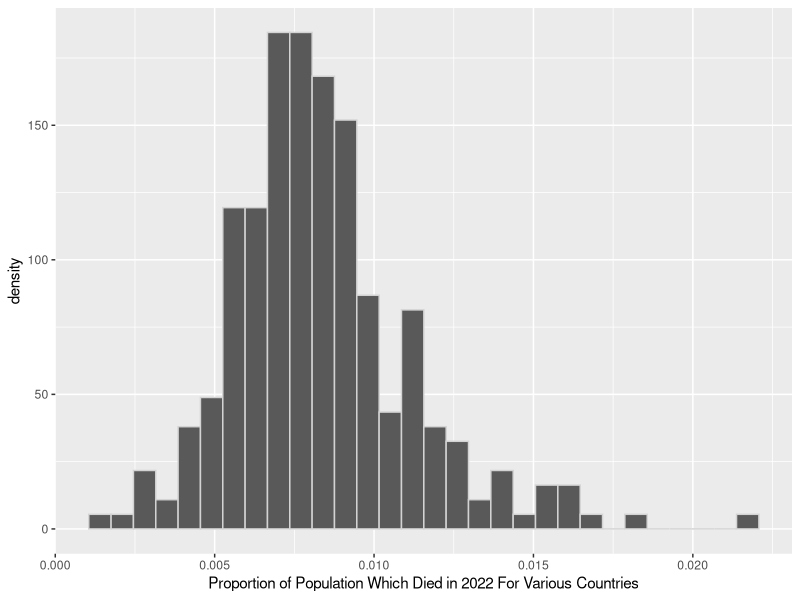
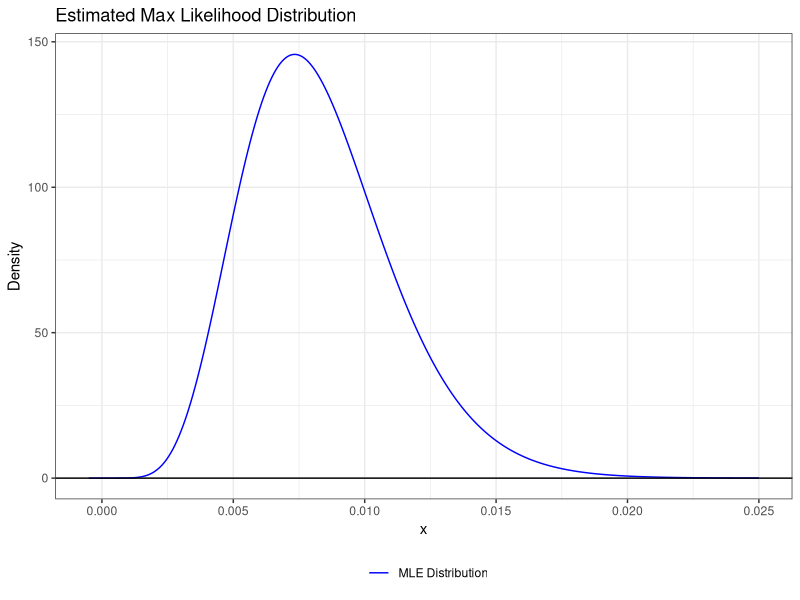
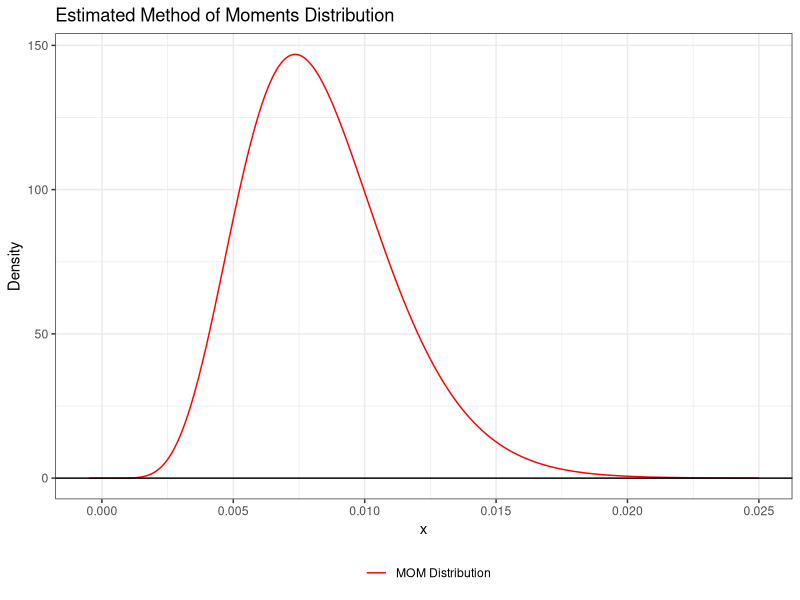
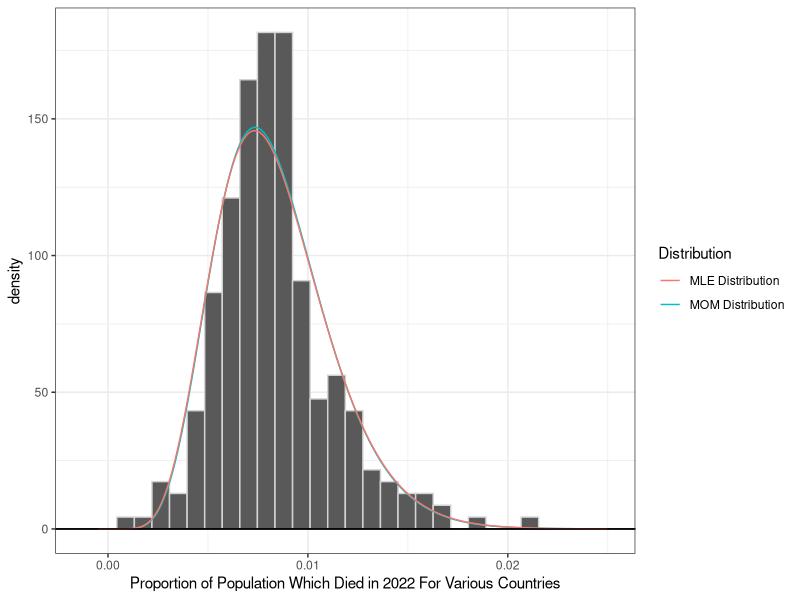
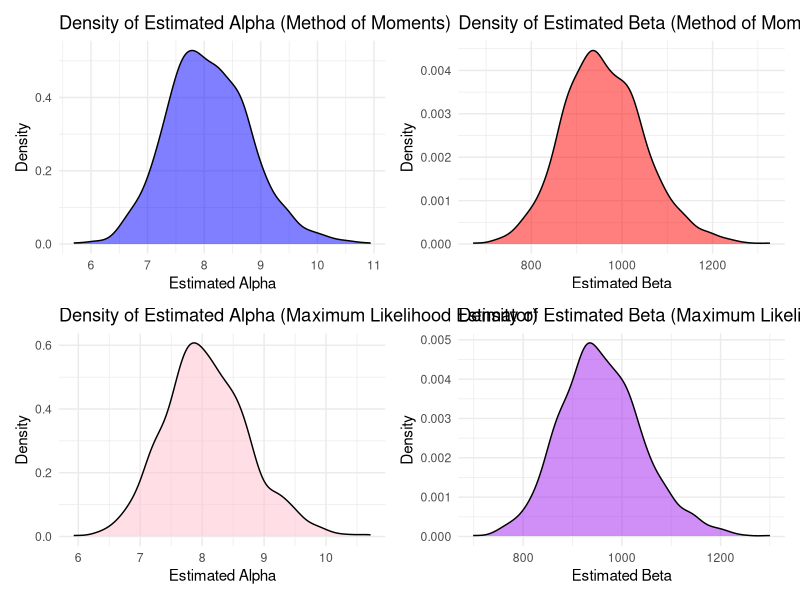

Reproduce these figures in R, in order.
########################################################################################################
#LAB 8
########################################################################################################

#Task 6: Collect and Clean Data:
library(tidyverse)

#Read in world bank data csv
world_bank_data <- read_csv("World_Bank_Data.csv") 

#Isolate 2022 Data
world_bank_data_2022 <- world_bank_data["2022"] |>
  #Divide by 1000 to Death rate per 1000 citizens
  mutate(`2022` = `2022`/1000) |>
  #Rename 2022 column
  rename("Percent_Died" = "2022")

#Task 7: What are alpha and beta:

###################
# MOM (Method of Moments)
# Copied and Adapted  From rcode-lecture14
###################
library(nleqslv)

MOM.beta<- function(data, par){
  alpha <- par[1]
  beta <- par[2]
    
  EX <- alpha/(alpha+beta)
  EX2 <- (((alpha+1)*alpha))/((alpha+beta+1)*(alpha+beta))
  m1 <- mean(data, na.rm=TRUE)
  m2 <- mean(data^2, na.rm=TRUE)
  
  return(c(EX-m1, EX2-m2)) 
}

(MOMs <- nleqslv(x = c(1,1), 
        fn = MOM.beta,
        data= world_bank_data_2022$'Percent_Died'))

alpha.hat.mom <- MOMs$x[1]
beta.hat.mom <- MOMs$x[2]

###################
# MLE (Maximum Likelihood Estimator)
# Copied and Adapted From rcode-lecture14
###################
llbeta <- function(data, par, neg=FALSE){
  alpha <- par[1]
  beta <- par[2]
  loglik <- sum(log(dbeta(x=data, shape1 = alpha, shape2 = beta)), na.rm=TRUE)
  
  return(ifelse(neg, -loglik, loglik))
}

(mles <- optim(par = c(1,1),
               fn = llbeta,
               data= world_bank_data_2022$'Percent_Died',
               neg = TRUE))

alpha.hat.mle <- mles$par[1]
beta.hat.mle <- mles$par[2]

###################
# Plot Histogram of Data Superimposed MOM and MLE Distributions
###################
#Graph histogram of Data
ggplot() +
  geom_histogram(data= world_bank_data_2022,
                 aes(x= Percent_Died,
                     y= after_stat(density)),
                 color="lightgrey") +
  xlab("Proportion of Population Which Died in 2022 For Various Countries")


#Graph Estimated Max Likelihood
Estimated.Max.Likelihood.Data <- tibble(x = seq(-0.0005, 0.025, length.out=1000))|>   # generate a grid of points
  mutate(beta.pdf = dbeta(x, alpha.hat.mle, beta.hat.mle)) # Compute Beta PDF

ggplot(data= Estimated.Max.Likelihood.Data)+                           # specify data
  geom_line(aes(x=x, y=beta.pdf, color="MLE Distribution")) +                      # plot beta dist
  geom_hline(yintercept=0)+                                            # plot x axis
  theme_bw()+                                                          # change theme
  xlab("x")+                                                           # label x axis
  ylab("Density")+                                                     # label y axis
  scale_color_manual("", values = c("blue"))+                          # change colors
  theme(legend.position = "bottom") +                                  # move legend to bottom
  ggtitle("Estimated Max Likelihood Distribution")                     # title graph  


#Graph Estimated MOM
Estimated.MOM.Data <- tibble(x = seq(-0.0005, 0.025, length.out=1000))|>   # generate a grid of points
  mutate(beta.pdf = dbeta(x, alpha.hat.mom, beta.hat.mom)) # Compute Beta PDF

ggplot(data= Estimated.MOM.Data)+                                      # specify data
  geom_line(aes(x=x, y=beta.pdf, color="MOM Distribution")) +                       # plot beta dist
  geom_hline(yintercept=0)+                                            # plot x axis
  theme_bw()+                                                          # change theme
  xlab("x")+                                                           # label x axis
  ylab("Density")+                                                     # label y axis
  scale_color_manual("", values = c("red"))+                           # change colors
  theme(legend.position = "bottom") +                                  # move legend to bottom
  ggtitle("Estimated Method of Moments Distribution")                     # title graph  



#Superimpose
ggplot() +
  geom_histogram(data= world_bank_data_2022,
                 aes(x= Percent_Died,
                     y= after_stat(density)),
                 color="lightgrey") +
  xlab("Proportion of Population Which Died in 2022 For Various Countries") +
  
  geom_line(aes(x=x, y=beta.pdf, color="MOM Distribution"),
            data = Estimated.MOM.Data) +                 
  geom_hline(yintercept=0)+                                        
  theme_bw() +
  
  geom_line(aes(x=x, y=beta.pdf, color="MLE Distribution"),
            data = Estimated.Max.Likelihood.Data) +         
  geom_hline(yintercept=0)+                                            
  theme_bw() +
  labs(color = "Distribution")

#Task 8: Which estimators should we use?
alpha8 = 8
beta8 = 950
sample.size <- 266 # Specify sample details


# Create empty tibble
results_tibble <- tibble(
  alpha_hat_mom = numeric(),
  beta_hat_mom = numeric(),
  alpha_hat_mle = numeric(),
  beta_hat_mle = numeric()
)

for (i in 1:1000){
  set.seed(7272+i) # Set seed so we all get the same results.
  beta.sample <- rbeta(n = sample.size,  # sample size
                       shape1 = alpha8,   # alpha parameter
                       shape2 = beta8)    # beta parameter
###################
# Calculate MOM
  
  (MOMs <- nleqslv(x = c(1,1), 
                   fn = MOM.beta,
                   data= beta.sample))
  
  alpha.hat.mom8 <- MOMs$x[1]
  beta.hat.mom8 <- MOMs$x[2]
  
###################
# Calculate MLE
  
  (mles <- optim(par = c(1,1),
                 fn = llbeta,
                 data= beta.sample,
                 neg = TRUE))
  
  alpha.hat.mle8 <- mles$par[1]
  beta.hat.mle8 <- mles$par[2]
  
###################
# Add results to tibble
  results_tibble <- results_tibble |>
    add_row(
      alpha_hat_mom = alpha.hat.mom8,
      beta_hat_mom = beta.hat.mom8,
      alpha_hat_mle = alpha.hat.mle8,
      beta_hat_mle = beta.hat.mle8
    )
}

#Plot estimated densities

#Plot estimated density for alpha for MOM

alpha_MOM <- ggplot(results_tibble) +
  geom_density(aes(x = alpha_hat_mom), fill = "blue", alpha = 0.5) +
  labs(
    title = "Density of Estimated Alpha (Method of Moments)",
    x = "Estimated Alpha",
    y = "Density"
  ) +
  theme_minimal()

#Plot estimated density for beta for MOM

beta_MOM <- ggplot(results_tibble) +
  geom_density(aes(x = beta_hat_mom), fill = "red", alpha = 0.5) +
  labs(
    title = "Density of Estimated Beta (Method of Moments)",
    x = "Estimated Beta",
    y = "Density"
  ) +
  theme_minimal()

#Plot estimated density for alpha for MLE

alpha_MLE <- ggplot(results_tibble) +
  geom_density(aes(x = alpha_hat_mle), fill = "pink", alpha = 0.5) +
  labs(
    title = "Density of Estimated Alpha (Maximum Likelihood Estimator)",
    x = "Estimated Alpha",
    y = "Density"
  ) +
  theme_minimal()

#Plot estimated density for beta for MLE

beta_MLE <- ggplot(results_tibble) +
  geom_density(aes(x = beta_hat_mle), fill = "purple", alpha = 0.5) +
  labs(
    title = "Density of Estimated Beta (Maximum Likelihood Estimator)",
    x = "Estimated Beta",
    y = "Density"
  ) +
  theme_minimal()

#Use Patchwork Package to put graphs into 1 2x2 Grid
library(patchwork)

# Create the combined plot
combined_plot <- (alpha_MOM + beta_MOM) / 
  (alpha_MLE + beta_MLE)
combined_plot

# Create tibble with results
library(xtable)
results_summary <- tibble(
  Parameter = c("Alpha MOM", "Beta MOM", "Alpha MLE", "Beta MLE"),
  Bias = c(
    mean(results_tibble[[1]]) - 8,
    mean(results_tibble[[2]]) - 950,
    mean(results_tibble[[3]]) - 8,
    mean(results_tibble[[4]]) - 950
  ),
  Precision = c(
    1/var(results_tibble[[1]]),
    1/var(results_tibble[[2]]),
    1/var(results_tibble[[3]]),
    1/var(results_tibble[[4]])
  ),
  MSE = c(
    var(results_tibble[[1]]) + (mean(results_tibble[[1]]) - 8)^2,
    var(results_tibble[[2]]) + (mean(results_tibble[[2]]) - 950)^2,
    var(results_tibble[[3]]) + (mean(results_tibble[[3]]) - 8)^2,
    var(results_tibble[[4]]) + (mean(results_tibble[[4]]) - 950)^2
  )
)

# Create xtable from tibble
xt <- xtable(results_summary, 
             caption = "Estimation Metrics",
             label = "tab:estimation_metrics")
